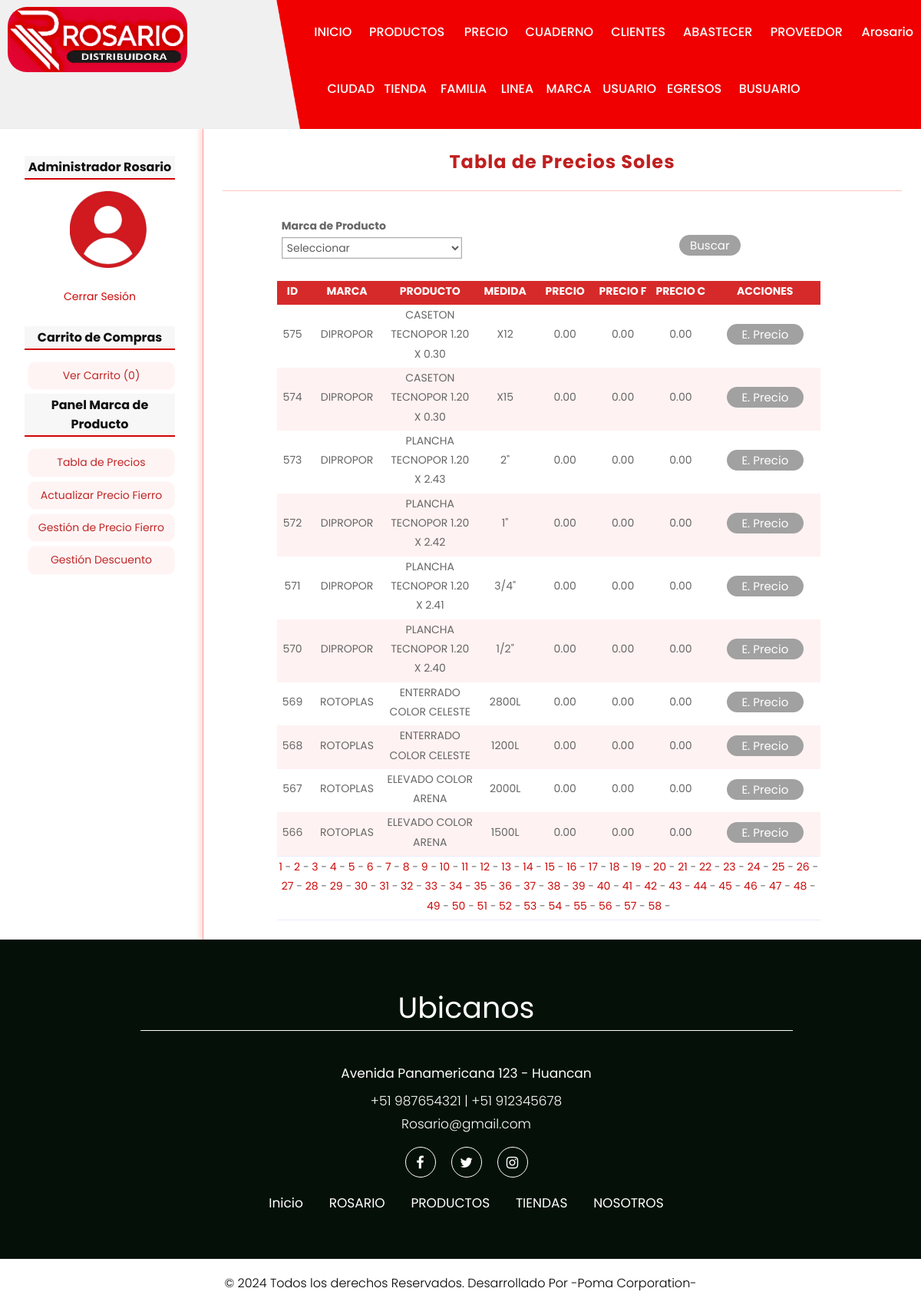
/precio/tabla (signed in), run on the app's committed database.
### tables this page shows
CREATE TABLE producto(
id              INT(255) AUTO_INCREMENT NOT NULL,
id_tienda       INT(255) NOT NULL,
id_familia      INT(255) NOT NULL,
id_linea        INT(255) NOT NULL,
id_marca        INT(255) NOT NULL,
id_descuento    INT(255) NOT NULL,
nombre          VARCHAR(150) NOT NULL,
medida          VARCHAR(100) NOT NULL,
cantidad        INT(255) NOT NULL,
paquete         INT(100),
imagen          VARCHAR(255),
preciob         FLOAT(100,2),
preciof         FLOAT(100,2),
precioc         FLOAT(100,2),
est             CHAR(1) NOT NULL,
CONSTRAINT pk_producto PRIMARY KEY(id),
CONSTRAINT fk_producto_tienda FOREIGN KEY(id_tienda) REFERENCES tienda(id),
CONSTRAINT fk_producto_familia FOREIGN KEY(id_familia) REFERENCES familia(id),
CONSTRAINT fk_producto_linea FOREIGN KEY(id_linea) REFERENCES linea(id),
CONSTRAINT fk_producto_marca FOREIGN KEY(id_marca) REFERENCES marca(id),
CONSTRAINT fk_producto_descuento FOREIGN KEY(id_descuento) REFERENCES descuento(id)
);

CREATE TABLE marca(
id              INT(255) AUTO_INCREMENT NOT NULL,
nombre          VARCHAR(150) NOT NULL,
est             char(1) NOT NULL,
CONSTRAINT pk_marca PRIMARY KEY(id)
);

### controllers/PrecioController.php (called while the page is built, shortened)
<?Php
require_once 'models/producto.php';
class precioController{
    public function tabla(){
        if(isset($_GET['pag'])){
            $pag = $_GET['pag'];
        }else{
            $pag = 1;
        }
        $limite = 10;
        $offset = ($pag-1)*$limite;
        $precio = new producto();
        $precio->setOffset($offset);
        $precio->setLimite($limite);
        $prec = $precio->gettablaprecio();
        $total = $precio->getAlltotal();
        $totalP = ceil($total/$limite);
        $totalPag = $totalP;
        require_once 'views/precio/tablape.php';
    }
}
?>

### config/db.php (called while the page is built)
<?Php
Class Database{
    public static function connect(){
        $db = new mysqli('localhost', 'root', '', 'ferr_ros_h');
        $db->query("SET NAMES 'utf8'");
        return $db;
    }
}
?>

### models/producto.php (called while the page is built, shortened)
<?Php
class producto{
    private $limite;
    private $offset;
    private $db;
    public function __construct(){
        $this->db = Database::connect();
    }
    function getLimite(){
        return $this->limite;
    }
    function getOffset(){
        return $this->offset;
    }
    function setLimite($limite){
        $this->limite = $limite;
    }
    function setOffset($offset){
        $this->offset = $offset;
    }
    public function getAlltotal(){
        $producto  = $this->db->query("SELECT * FROM producto WHERE est = 'H'");
        return $producto->num_rows;
    }
    public function gettablaprecio(){
        $sql = "SELECT po.id, m.nombre as 'marca', l.nombre as 'linea', po.nombre, po.medida, po.preciob, po.preciof, po.precioc FROM producto po "
                . "INNER JOIN marca m ON m.id = po.id_marca INNER JOIN linea l ON l.id = po.id_linea WHERE po.est = 'H' ORDER BY id DESC LIMIT {$this->getOffset()},{$this->getLimite()};";
        $producto = $this->db->query($sql);
        return $producto;
    }
}
?>

### views/precio/tablape.php (the view, shortened to what this page needs)
<h1>Tabla de Precios Soles</h1>
<form action="<?=base_url?>precio/filtrotabla" method="POST" enctype="multipart/form-data">
    <table style="width: 75%; text-align: left; border: none;">
        <tr>
            <th style="width:250px;">
                <label class="frm" for="marca">Marca de Producto</label>
                    <select name="marca" id="">
                        <option value="">Seleccionar</option>
                    </select>
            </th>
            <th>
            <div class="fila-2" style="margin-right: 13%; margin-top: 30px;">
                <input type="submit" value="Buscar" class="button solid-colort">
            </div>
            </th>
        </tr>
    </table>
</form>
<br>
<table class="tablita">
    <tr>
        <th style="width: 20px;">ID</th>
        <th style="width: 40px;">MARCA</th>
        <th style="width: 40px;">PRODUCTO</th>
        <th style="width: 40px;">MEDIDA</th>
        <th style="width: 40px;">PRECIO</th>
        <?Php if(isset($_SESSION['admin'])): ?>
        <th style="width: 40px;">PRECIO F</th>
        <th style="width: 40px;">PRECIO C</th>
        <th style="width: 40px;">ACCIONES</th>
        <?Php endif;?>
    </tr>
    <?Php while($pr = $prec->fetch_object()): ?>
    <tr>
        <td style="width: 20px;"><?=$pr->id?></td>
        <td style="width: 40px;"><?=$pr->marca?></td>
        <td style="width: 40px;"><?=$pr->nombre?></td>
        <td style="width: 40px;"><?=$pr->medida?></td>
        <td style="width: 40px;"><?=$pr->preciob?></td>
        <?Php if(isset($_SESSION['admin'])): ?>
        <td style="width: 40px;"><?=$pr->preciof?></td>
        <td style="width: 40px;"><?=$pr->precioc?></td>
        <td style="width: 40px;">
            <a href="<?=base_url?>precio/editar&id=<?=$pr->id?>" class="button solid-colort">E. Precio</a>
        </td>
        <?Php endif;?>
    </tr>
    <?Php endwhile; ?>
</table>
<table>
    <tr>
        <td class="text-center" colspan="11">
        <?Php if(isset($totalPag)): ?>
            <?Php for($i=1; $i<=$totalPag; $i++): ?>
                <a href="<?=base_url?>precio/tabla&pag=<?=$i?>"><?=$i?></a> -
            <?Php endfor; ?>
        <?Php endif; ?>
        </td>
    </tr>
</table>

### assets/css/style.css (style rules this page uses)
* { box-sizing: border-box !important; transition: ease all 0.5s; }
html { scroll-behavior: smooth; }
body { color: #666666; font-size: 14px; font-family: poppins; line-height: 1.80857; font-weight: normal; overflow-x: hidden; }
a { color: #1f1f1f; text-decoration: none !important; outline: none !important; -webkit-transition: all .3s ease-in-out; -moz-transition: all .3s ease-in-out; -ms-transition: all .3s ease-in-out; -o-transition: all .3s ease-in-out; transition: all .3s ease-in-out; }
h1, h2, h3, h4, h5, h6 { letter-spacing: 0; font-weight: normal; position: relative; padding: 0 0 10px 0; font-weight: normal; line-height: normal; color: #111111; margin: 0; }
h1 { font-size: 24px; }
*, *::after, *::before { -webkit-box-sizing: border-box; -moz-box-sizing: border-box; box-sizing: border-box; }
a { color: #cc0a0a; text-decoration: none; outline: none !important; }
a, .btn { text-decoration: none !important; outline: none !important; -webkit-transition: all .3s ease-in-out; -moz-transition: all .3s ease-in-out; -ms-transition: all .3s ease-in-out; -o-transition: all .3s ease-in-out; transition: all .3s ease-in-out; }
label, input[type="text"], input[type="password"], input[type="email"], input[type="number"], select, textarea { display: block; width: 95%; margin-top: 2px; margin-bottom: 2px; margin-left: 2%; }
input[type="text"], input[type="password"], input[type="email"], input[type="number"], select, textarea { border: 1px solid #afaeae; box-shadow: 0px 0px 2px #b5b5b5 inset; background: white; padding: 2px; color: rgb(94, 94, 94); transition: all 300ms; }
input[type="button"], input[type="submit"], button, .button { display: block; border-radius: 2px; width: auto; padding: 5px; padding-left: 10px; padding-right: 10px; color: white; background: #8c8888; border: 1px solid #706464; cursor:pointer; margin-left: 2%; }
.button { background: #fff4f4; color: rgb(191, 39, 39); text-decoration: none; text-align: center; border: 1px solid #fffafa; }
.button.solid-colort { width: 100px; background-color: #a1a1a1; border: #c66363; padding: 0px 14px; margin: 1% 15%; border-radius: 14px; font-size: 15px; color: #fff; }
input[type="button"], input[type="submit"], button { display: block; margin-top: 14px; }
.frm { font-weight: bold; margin-top: 12px; }
#central h1 { font-size: 24px; color: #bf2020; font-weight: bold; letter-spacing: 1px; text-align: center; border-bottom: 1px solid #fdc5c5; margin-bottom: 20px; padding: 20px; padding-top: 0px; }
table { text-align: center; width: 80%; margin-left: 8%; border-bottom: 1px solid #ebebfd; word-wrap: break-word; }
.tablita th,td { text-align: center; padding-top: 1px; padding-bottom: 5px; }
.tablita th { background-color: #d62a2a; color: white; }
.tablita tr:nth-child(odd) { background-color: #fff2f2; }
.fila-2 { display: flex; float: right; margin-right: 1.8%; }

### data on the page
producto: id "575", id_marca.nombre "DIPROPOR", nombre "CASETON TECNOPOR 1.20 X 0.30", medida "X12", preciob "0.00", preciof "0.00", precioc "0.00"
producto: id "574", id_marca.nombre "DIPROPOR", nombre "CASETON TECNOPOR 1.20 X 0.30", medida "X15", preciob "0.00", preciof "0.00", precioc "0.00"
producto: id "573", id_marca.nombre "DIPROPOR", nombre "PLANCHA TECNOPOR 1.20 X 2.43", medida "2\"", preciob "0.00", preciof "0.00", precioc "0.00"
producto: id "572", id_marca.nombre "DIPROPOR", nombre "PLANCHA TECNOPOR 1.20 X 2.42", medida "1\"", preciob "0.00", preciof "0.00", precioc "0.00"
producto: id "571", id_marca.nombre "DIPROPOR", nombre "PLANCHA TECNOPOR 1.20 X 2.41", medida "3/4\"", preciob "0.00", preciof "0.00", precioc "0.00"
producto: id "570", id_marca.nombre "DIPROPOR", nombre "PLANCHA TECNOPOR 1.20 X 2.40", medida "1/2\"", preciob "0.00", preciof "0.00", precioc "0.00"
producto: id "569", id_marca.nombre "ROTOPLAS", nombre "ENTERRADO COLOR CELESTE", medida "2800L", preciob "0.00", preciof "0.00", precioc "0.00"
producto: id "568", id_marca.nombre "ROTOPLAS", nombre "ENTERRADO COLOR CELESTE", medida "1200L", preciob "0.00", preciof "0.00", precioc "0.00"
producto: id "567", id_marca.nombre "ROTOPLAS", nombre "ELEVADO COLOR ARENA", medida "2000L", preciob "0.00", preciof "0.00", precioc "0.00"
producto: id "566", id_marca.nombre "ROTOPLAS", nombre "ELEVADO COLOR ARENA", medida "1500L", preciob "0.00", preciof "0.00", precioc "0.00"

### other printed values
$_SESSION['identity']->usuariof "Arosario"
$_SESSION['identity']->nombre "Administrador"
$_SESSION['identity']->apellidos "Rosario"
$stats['count'] "0"
